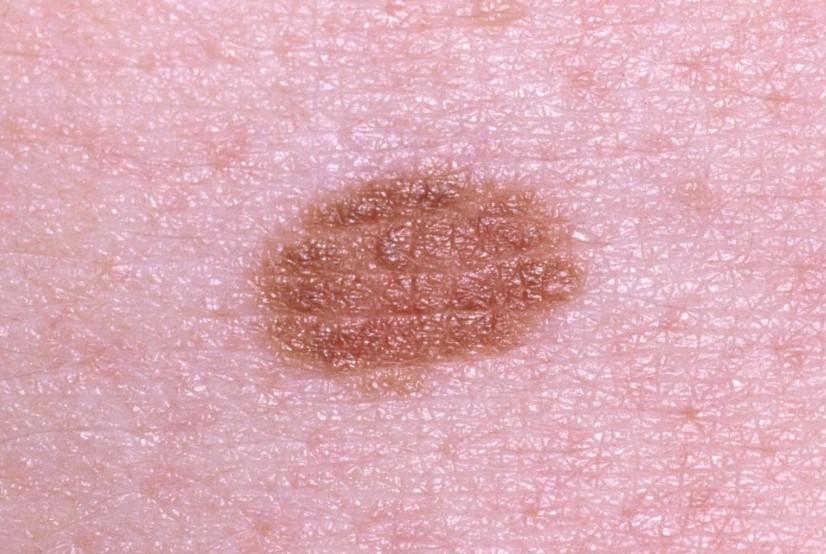
#> input picture api/data/uploads/0650197d8047421d9aee1d058503acd1_a.jpg, 826 x 554 px
$ python -i preprocess.py   (imports and definitions only)   (older library calls are emulated)
#> lines starting #> are read from the running program, lines starting #| are printed output that depends on the picture
"""Preprocessing: size matching, optional CLAHE/blur, quality checks."""

from __future__ import annotations

from typing import Any

import cv2
import numpy as np

import config

MAX_PROCESSING_SIDE = int(getattr(config, "COMPARE_MAX_PROCESSING_SIDE", 1200))


def _validate_rgb(img: np.ndarray) -> None:
    """Enforce expected RGB uint8 image shape before preprocessing steps."""
    if img is None or not isinstance(img, np.ndarray):
        raise ValueError("Image must be a numpy array")
    if img.ndim != 3 or img.shape[2] != 3:
        raise ValueError("Image must be RGB (H, W, 3)")
    if img.dtype != np.uint8:
        raise ValueError("Image must be uint8")


# [39 lines left out: functions match_sizes, downscale_if_needed, not called in this run]


def apply_clahe_lab(img_rgb: np.ndarray) -> np.ndarray:
    """Apply CLAHE on L channel in LAB space; return RGB."""
    _validate_rgb(img_rgb)
    lab = cv2.cvtColor(img_rgb, cv2.COLOR_RGB2LAB)
#> lab: shape (554, 826, 3); mean of channels 0, 1, 2 190.3, 148.1, 129.9
    l_ch, a_ch, b_ch = cv2.split(lab)
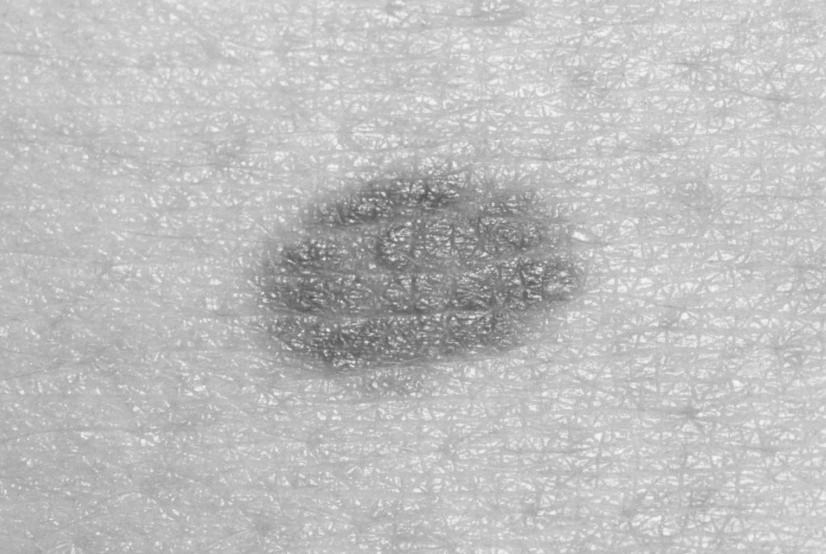
#> l_ch: shape (554, 826); min 80, max 249, mean 190.3
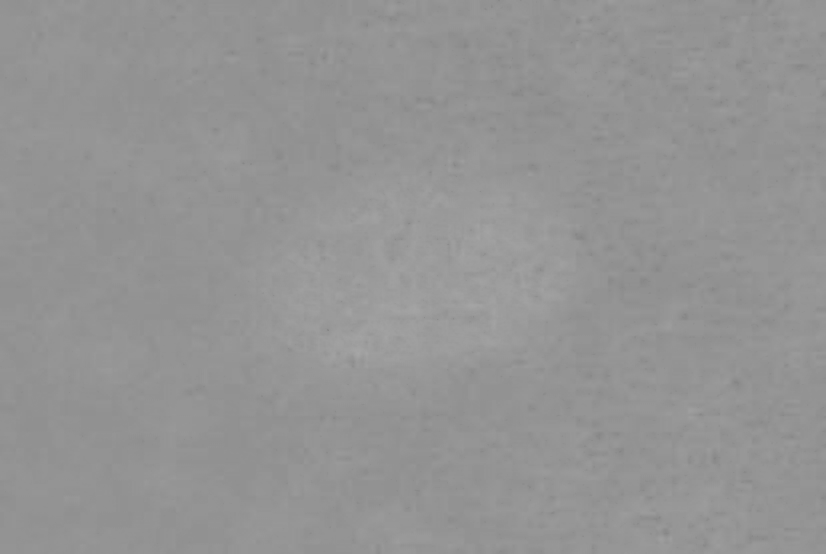
#> a_ch: shape (554, 826); min 133, max 167, mean 148.1
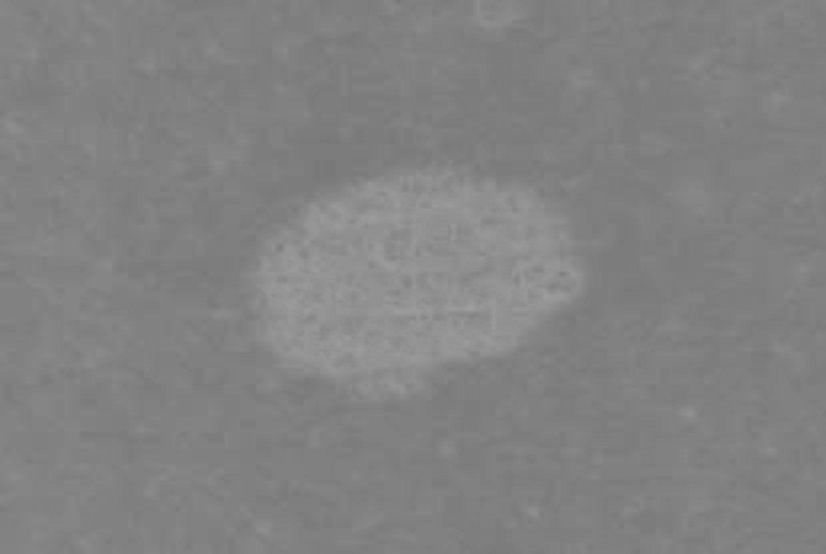
#> b_ch: shape (554, 826); min 119, max 159, mean 129.9
    clahe = cv2.createCLAHE(clipLimit=2.0, tileGridSize=(8, 8))
    l_eq = clahe.apply(l_ch)
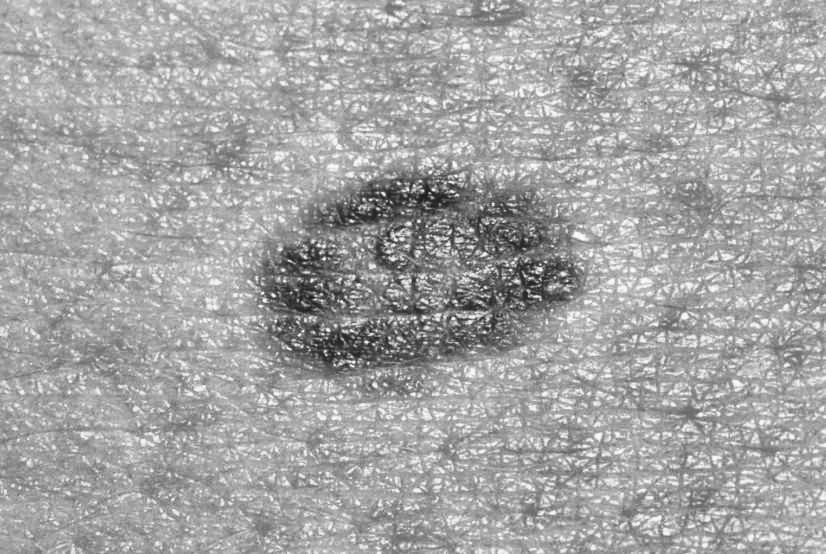
#> l_eq: shape (554, 826); min 27, max 252, mean 164
    lab_eq = cv2.merge([l_eq, a_ch, b_ch])
#> lab_eq: shape (554, 826, 3); mean of channels 0, 1, 2 164, 148.1, 129.9
    return cv2.cvtColor(lab_eq, cv2.COLOR_LAB2RGB)
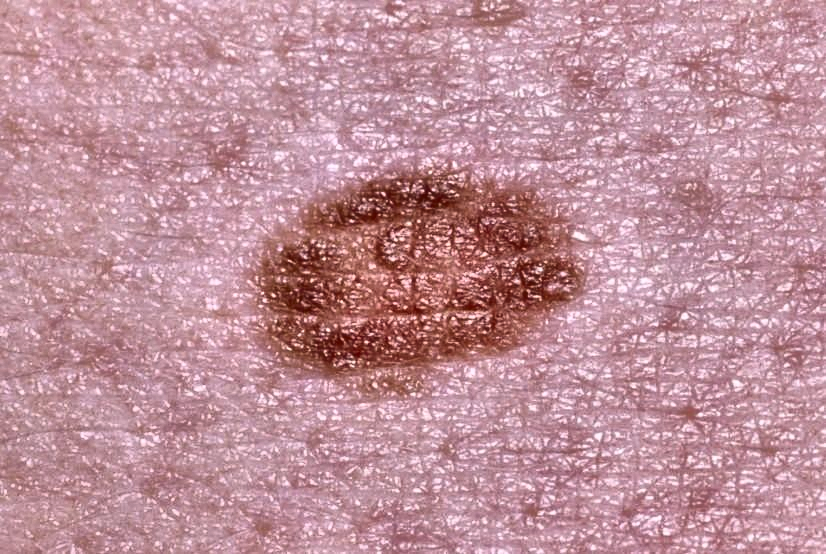
#> returned value: shape (554, 826, 3); mean R, G, B 191.7, 143.7, 154.2


# [53 lines left out: functions apply_gaussian_blur, quality_checks, preprocess_pair, not called in this run]

>>> import cv2
>>> picture = cv2.cvtColor(cv2.imread('../data/uploads/0650197d8047421d9aee1d058503acd1_a.jpg'), cv2.COLOR_BGR2RGB)
>>> result = apply_clahe_lab(picture)

$ run again, on api/data/uploads/1544ed2b0e65480d965a8e368015b95e_b.jpg
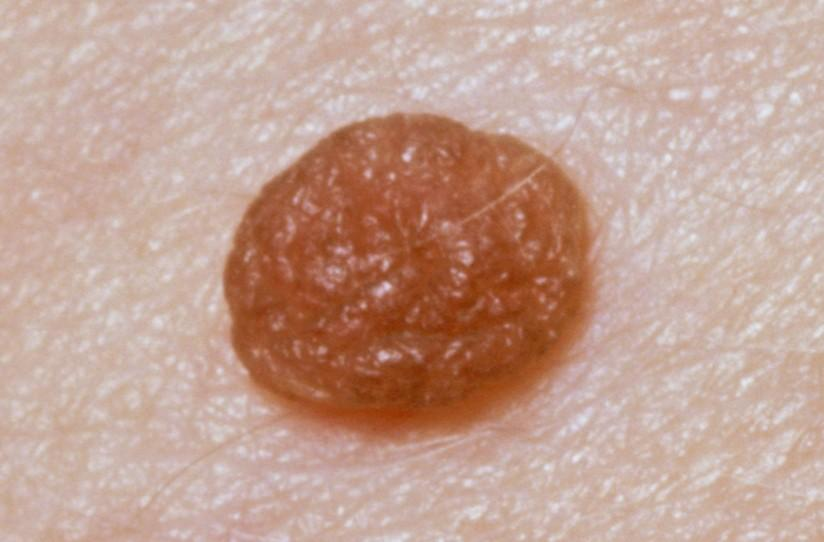
#> input picture api/data/uploads/1544ed2b0e65480d965a8e368015b95e_b.jpg, 824 x 542 px
#> lab: shape (542, 824, 3); mean of channels 0, 1, 2 175.7, 139.2, 140.6
#> in apply_clahe_lab, `l_eq = clahe.apply(l_ch)`:
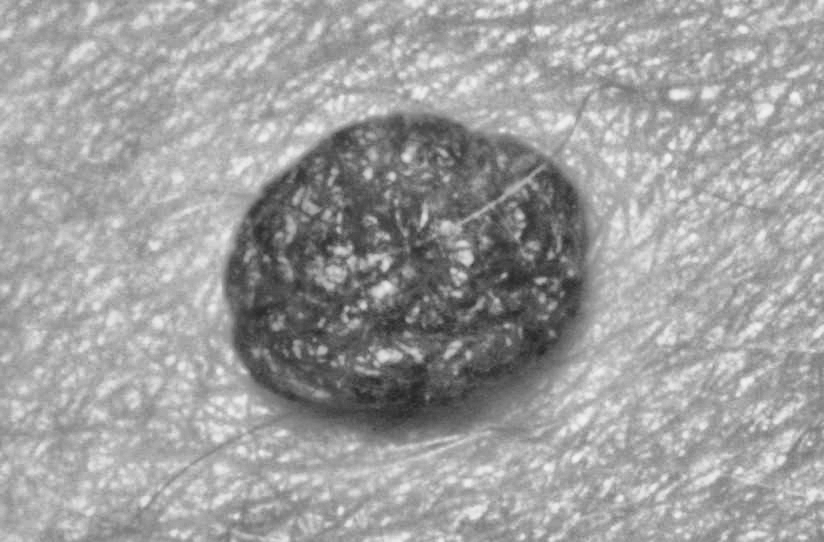
#> l_eq: shape (542, 824); min 37, max 242, mean 158.5
#> lab_eq: shape (542, 824, 3); mean of channels 0, 1, 2 158.5, 139.2, 140.6
#> in apply_clahe_lab, `return cv2.cvtColor(lab_eq, cv2.COLOR_LAB2RGB)`:
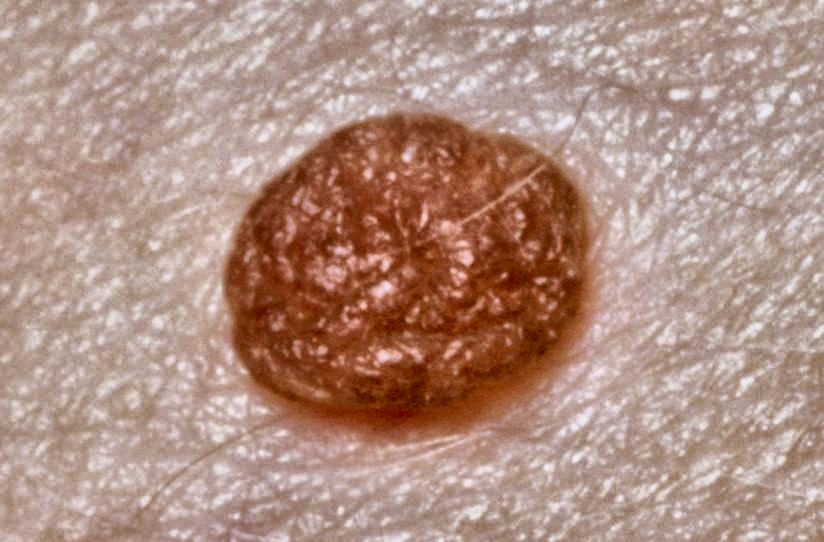
#> returned value: shape (542, 824, 3); mean R, G, B 175.9, 143.3, 130.1

$ run again, on api/data/uploads/271837a569cd4f22a83a8691dd44f017_a.jpg
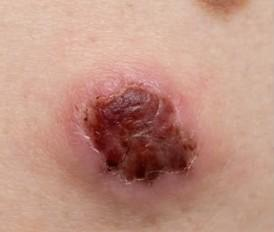
#> input picture api/data/uploads/271837a569cd4f22a83a8691dd44f017_a.jpg, 274 x 232 px
#> lab: shape (232, 274, 3); mean of channels 0, 1, 2 163.6, 143.4, 143.3
#> in apply_clahe_lab, `l_eq = clahe.apply(l_ch)`:
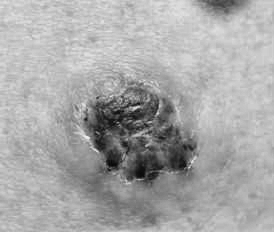
#> l_eq: shape (232, 274); min 6, max 239, mean 167.5
#> lab_eq: shape (232, 274, 3); mean of channels 0, 1, 2 167.5, 143.4, 143.3
#> in apply_clahe_lab, `return cv2.cvtColor(lab_eq, cv2.COLOR_LAB2RGB)`:
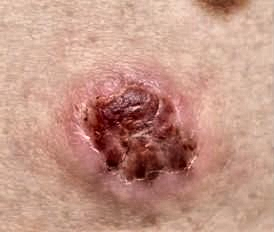
#> returned value: shape (232, 274, 3); mean R, G, B 195.7, 149.8, 134.2
